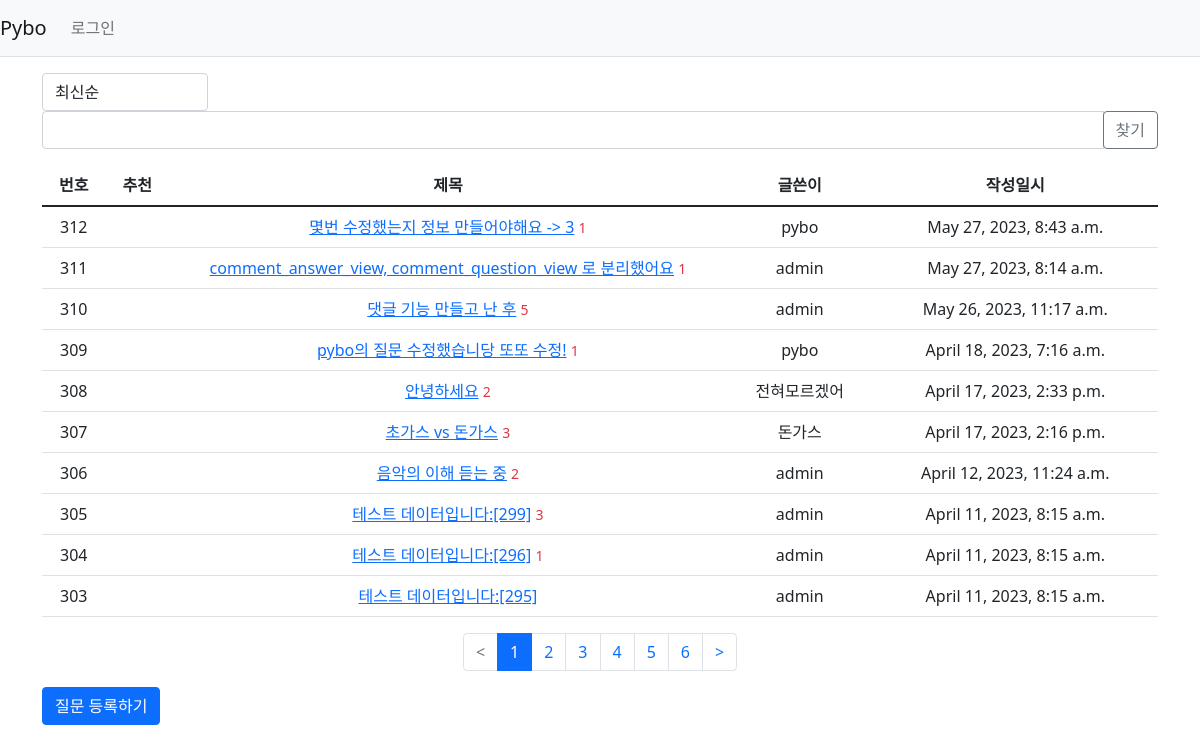
Page /pybo/ on the earlier database version.
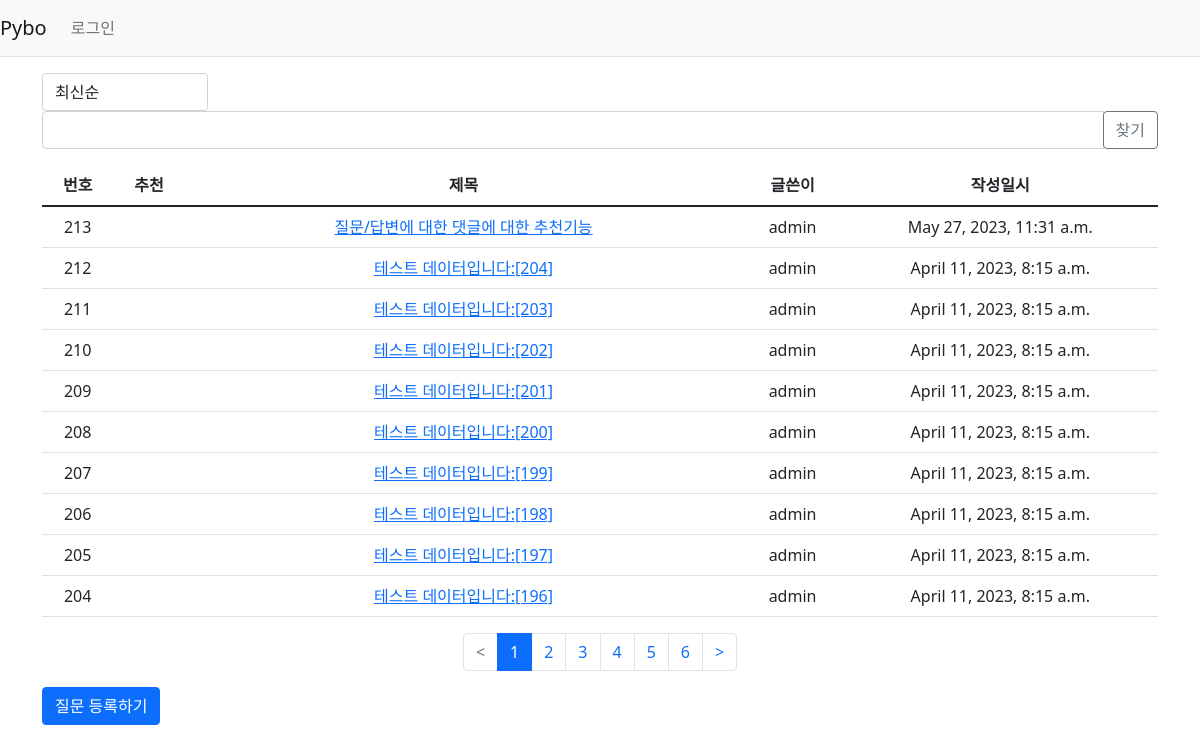
Same page on the later database version.
### pybo/models.py (models this page shows, shortened)
class Question(models.Model):
    author = models.ForeignKey(User, on_delete = models.CASCADE, related_name='author_question')
    subject = models.CharField(max_length = 200)
    content = models.TextField()
    create_date = models.DateTimeField()
    modify_date = models.DateTimeField(null=True, blank=True)
    modify_count = models.IntegerField(default=0)
    voter = models.ManyToManyField(User, related_name = 'voter_question') # 추천인 추가

### pybo/views/base_views.py (the view, shortened to what this page needs)
# urls.py: path('', base_views.index, name = 'index')
def index(request):
    logger.info("INFO 레벨로 출력")
    page = request.GET.get('page', '1')  # 페이지
    kw = request.GET.get('kw', '')  # 검색어
    so = request.GET.get('so', 'recent')  # 정렬기준
    if so == 'recommend':
        question_list = Question.objects.annotate(num_voter=Count('voter')).order_by('-num_voter', '-create_date')
    elif so == 'popular':
        question_list = Question.objects.annotate(num_answer=Count('answer')).order_by('-num_answer', '-create_date')
    else:  # recent
        question_list = Question.objects.order_by('-create_date')
    paginator = Paginator(question_list, 10)  # 페이지당 10개씩 보여주기
    page_obj = paginator.get_page(page)
    context = {'question_list': page_obj, 'page': page, 'kw': kw, 'so': so}  # <------ so 추가
    return render(request, 'pybo/question_list.html', context)

### pybo/templatetags/pybo_filter.py (called while the page is built)
@register.filter
def sub(value, arg):
    return value - arg

### templates/pybo/question_list.html (shortened to what this page needs)
{% extends 'base.html' %}
{% load pybo_filter %}
{% block content %}
<div class="container my-3">
    <div class="row justify-content-between my-3">
        <div class="col-2">
            <select class="form-control so">
                <option value="recent" {% if so == 'recent' %}selected{% endif %}>최신순</option>
            </select>
        </div>
        <div class="col-4 input-group">
            <input type="text" class="form-control kw" value="{{ kw|default_if_none:'' }}">
            <div class="input-group-append">
                <button class="btn btn-outline-secondary" type="button" id="btn_search">찾기</button>
            </div>
        </div>
    </div>
    <table class="table">
        <thead>
        <tr class="text-center thead-dark">
            <th>번호</th>
            <th>추천</th>
            <th style="width:50%">제목</th>
            <th>글쓴이</th>
            <th>작성일시</th>
        </tr>
        </thead>
        <tbody>
        {% if question_list %}
        {% for question in question_list %}
        <tr class="text-center">
            <td>
                {{ question_list.paginator.count|sub:question_list.start_index|sub:forloop.counter0|add:1 }}
            </td>
            <td>
                {% if question.voter.all.count > 0 %}
                <span class="badge badge-warning px-2 py-1">{{ question.voter.all.count }}</span>
                {% endif %}
            </td>
            <td class="text-left">
                <a href="{% url 'pybo:detail' question.id %}">{{ question.subject }}</a>
                {% if question.answer_set.count > 0 %}
                <span class="text-danger small ml-2">{{ question.answer_set.count }}</span>
                {% endif %}
            </td>
            <td>{{ question.author.username }}</td>
            <td>{{ question.create_date }}</td>
        </tr>
        {% endfor %}
        {% else %}
        <tr>
            <td colspan="3">질문이 없습니다.</td>
        </tr>
        {% endif %}
        </tbody>
    </table>
    <ul class="pagination justify-content-center">
        {% if question_list.has_previous %}
        <li class="page-item">
            <a class="page-link" data-page="{{ question_list.previous_page_number }}" href="#"><</a>
        </li>
        {% else %}
        <li class="page-item disabled">
            <a class="page-link" tabindex="-1" aria-disabled="true" href="#"><</a>
        </li>
        {% endif %}
        {% for page_number in question_list.paginator.page_range %}
        {% if page_number >= question_list.number|add:-5 and page_number <= question_list.number|add:5 %}
            {% if page_number == question_list.number %}
            <li class="page-item active" aria-current="page">
                <a class="page-link" data-page="{{ page_number }}" href="#">{{ page_number }}</a>
            </li>
            {% else %}
            <li class="page-item">
                <a class="page-link" data-page="{{ page_number }}" href="#">{{ page_number }}</a>
            </li>
            {% endif %}
        {% endif %}
        {% endfor %}
        {% if question_list.has_next %}
        <li class="page-item">
            <a class="page-link" data-page="{{ question_list.next_page_number }}" href="#">></a>
        </li>
        {% else %}
        <li class="page-item disabled">
            <a class="page-link" tabindex="-1" aria-disabled="true" href="#">></a>
        </li>
        {% endif %}
    </ul>
    <a href="{% url 'pybo:question_create' %}" class="btn btn-primary">질문 등록하기</a>
</div>
{% endblock %}

Differences in the rows shown:
removed Question: paginator.count|sub "312", subject "몇번 수정했는지 정보 만들어야해요 -> 3", answer_set.count "1", author.username "pybo", create_date "May 27, 2023, 8:43 a.m."
removed Question: paginator.count|sub "311", subject "comment_answer_view, comment_question_view 로 분리했어요", answer_set.count "1", author.username "admin", create_date "May 27, 2023, 8:14 a.m."
removed Question: paginator.count|sub "310", subject "댓글 기능 만들고 난 후", answer_set.count "5", author.username "admin", create_date "May 26, 2023, 11:17 a.m."
removed Question: paginator.count|sub "309", subject "pybo의 질문 수정했습니당 또또 수정!", answer_set.count "1", author.username "pybo", create_date "April 18, 2023, 7:16 a.m."
removed Question: paginator.count|sub "308", subject "안녕하세요", answer_set.count "2", author.username "전혀모르겠어", create_date "April 17, 2023, 2:33 p.m."
removed Question: paginator.count|sub "307", subject "초가스 vs 돈가스", answer_set.count "3", author.username "돈가스", create_date "April 17, 2023, 2:16 p.m."
removed Question: paginator.count|sub "306", subject "음악의 이해 듣는 중", answer_set.count "2", author.username "admin", create_date "April 12, 2023, 11:24 a.m."
removed Question: paginator.count|sub "305", subject "테스트 데이터입니다:[299]", answer_set.count "3", author.username "admin", create_date "April 11, 2023, 8:15 a.m."
removed Question: paginator.count|sub "304", subject "테스트 데이터입니다:[296]", answer_set.count "1", author.username "admin", create_date "April 11, 2023, 8:15 a.m."
removed Question: paginator.count|sub "303", subject "테스트 데이터입니다:[295]", author.username "admin", create_date "April 11, 2023, 8:15 a.m."
added Question: paginator.count|sub "213", subject "질문/답변에 대한 댓글에 대한 추천기능", author.username "admin", create_date "May 27, 2023, 11:31 a.m."
now on this page (row unchanged): Question: paginator.count|sub "212", subject "테스트 데이터입니다:[204]", author.username "admin", create_date "April 11, 2023, 8:15 a.m."
now on this page (row unchanged): Question: paginator.count|sub "211", subject "테스트 데이터입니다:[203]", author.username "admin", create_date "April 11, 2023, 8:15 a.m."
now on this page (row unchanged): Question: paginator.count|sub "210", subject "테스트 데이터입니다:[202]", author.username "admin", create_date "April 11, 2023, 8:15 a.m."
now on this page (row unchanged): Question: paginator.count|sub "209", subject "테스트 데이터입니다:[201]", author.username "admin", create_date "April 11, 2023, 8:15 a.m."
now on this page (row unchanged): Question: paginator.count|sub "208", subject "테스트 데이터입니다:[200]", author.username "admin", create_date "April 11, 2023, 8:15 a.m."
now on this page (row unchanged): Question: paginator.count|sub "207", subject "테스트 데이터입니다:[199]", author.username "admin", create_date "April 11, 2023, 8:15 a.m."
now on this page (row unchanged): Question: paginator.count|sub "206", subject "테스트 데이터입니다:[198]", author.username "admin", create_date "April 11, 2023, 8:15 a.m."
now on this page (row unchanged): Question: paginator.count|sub "205", subject "테스트 데이터입니다:[197]", author.username "admin", create_date "April 11, 2023, 8:15 a.m."
now on this page (row unchanged): Question: paginator.count|sub "204", subject "테스트 데이터입니다:[196]", author.username "admin", create_date "April 11, 2023, 8:15 a.m."
